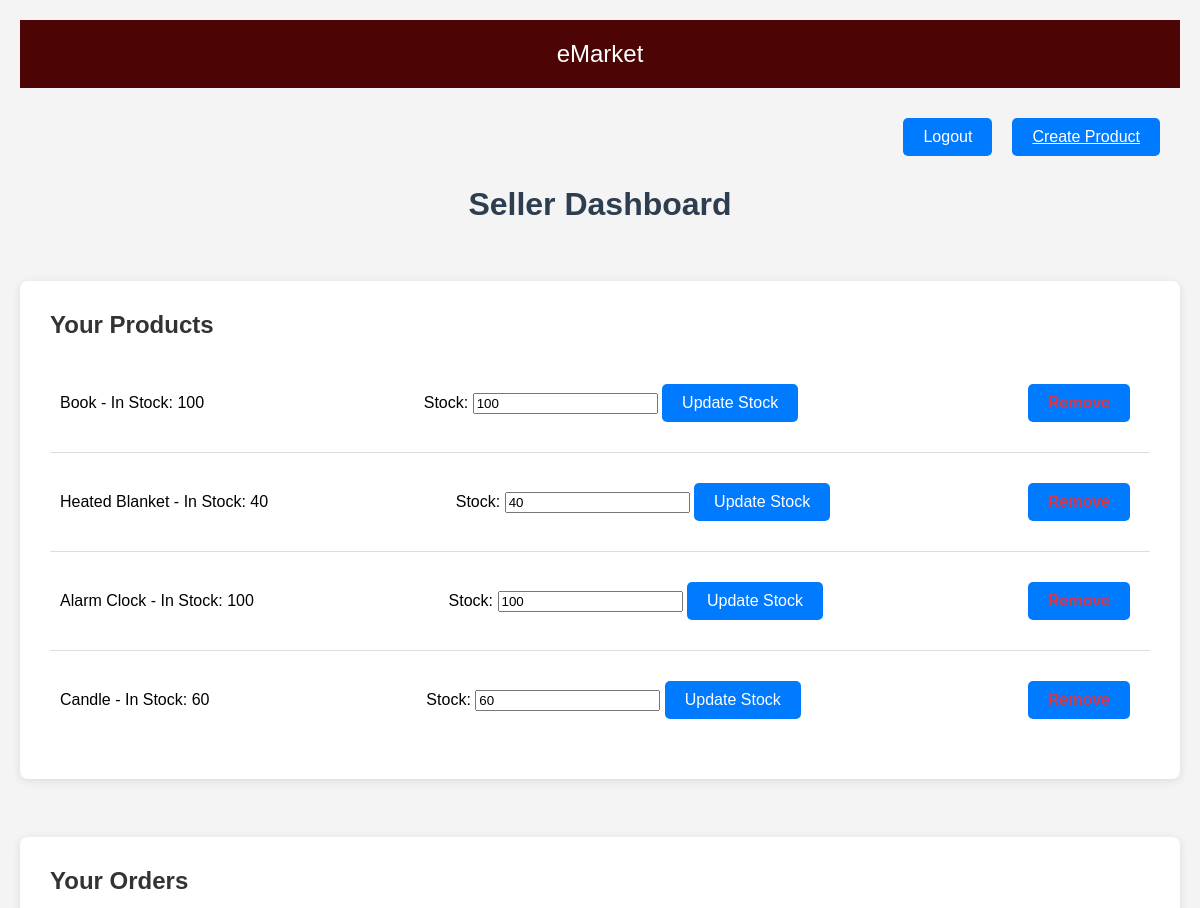
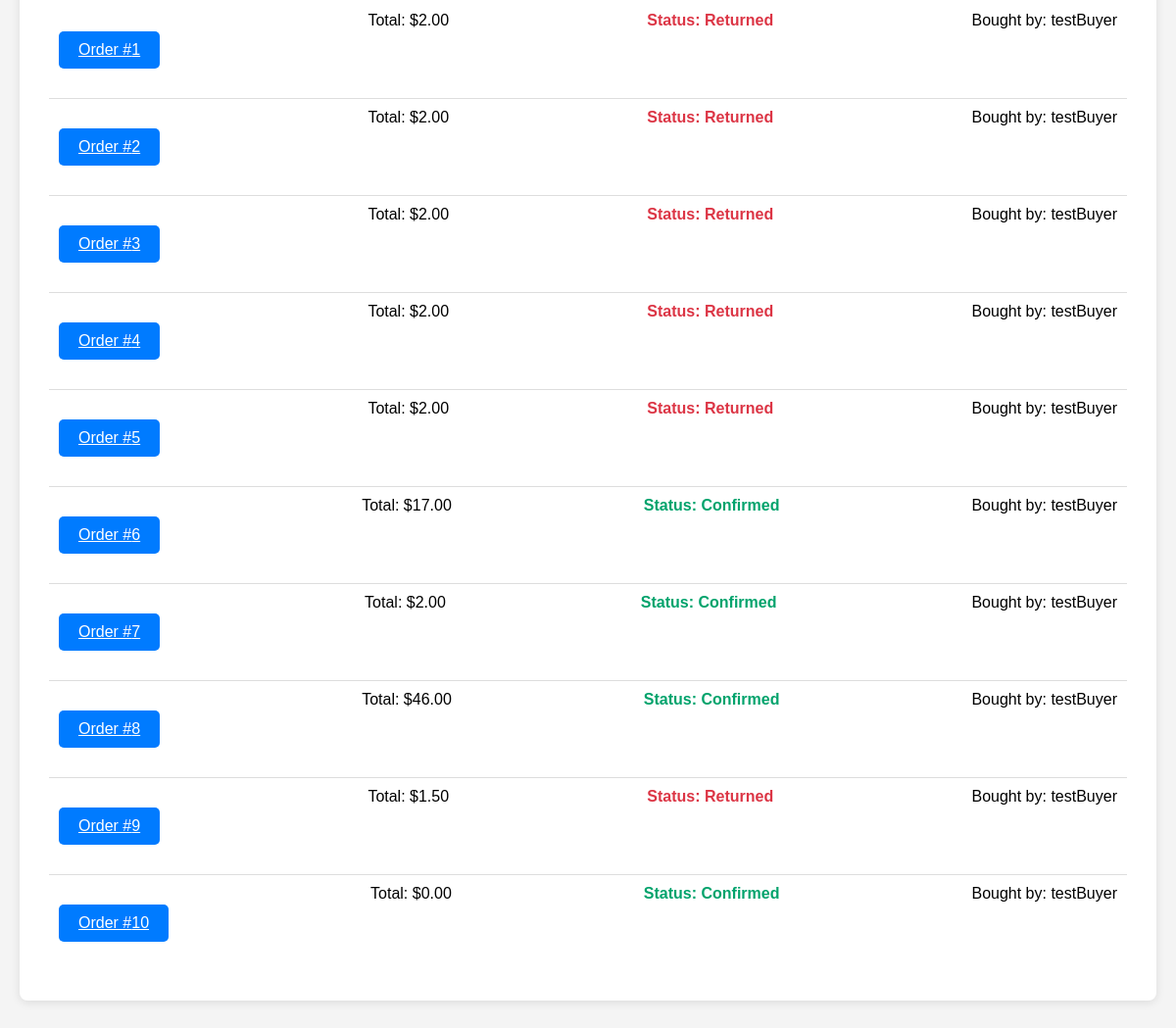
The page /seller_dashboard/ (signed in) on the database as committed earlier (2 pictures, top to bottom).
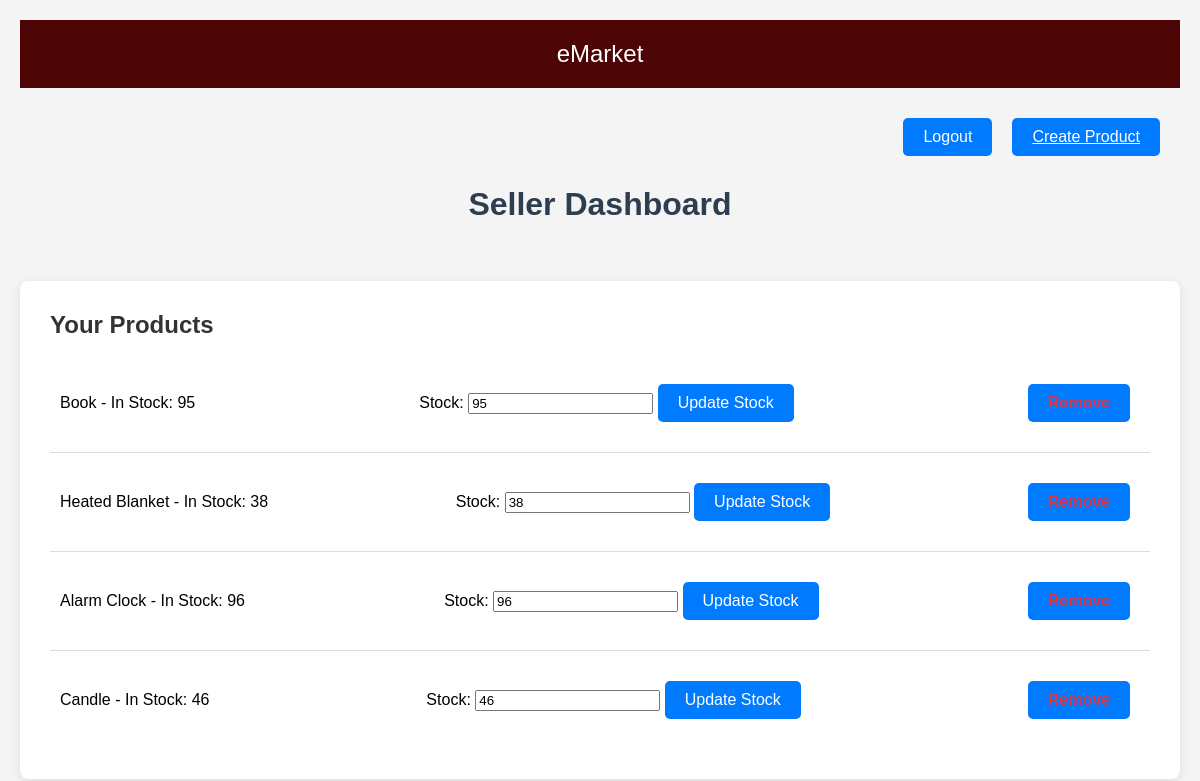
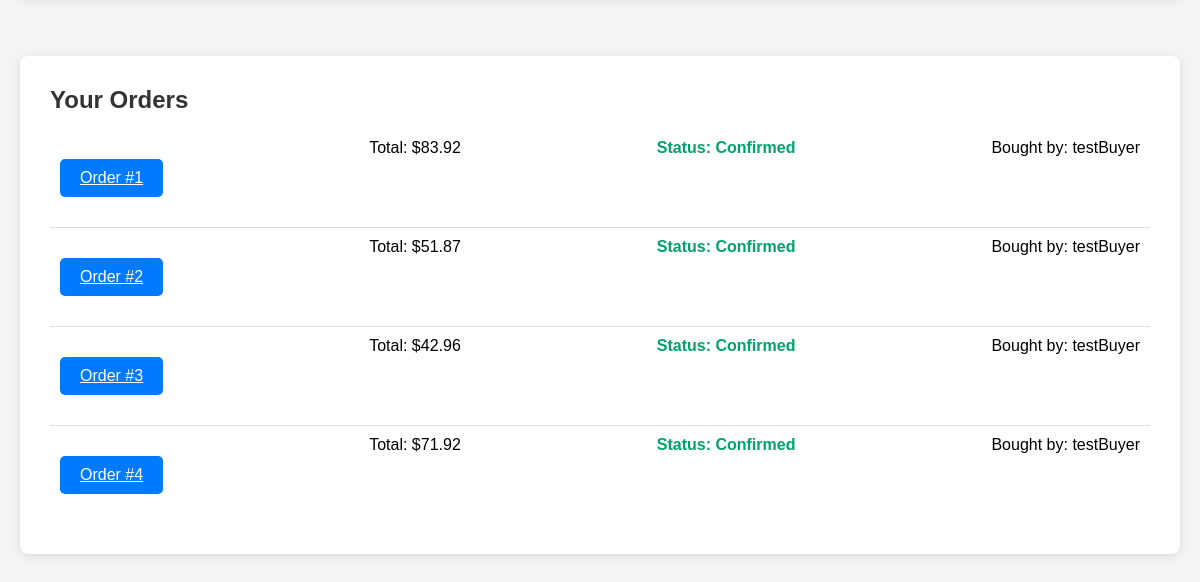
The same page on the database as committed later (2 pictures, top to bottom).
### app/models.py (models this page shows, shortened)
class Product(models.Model):
    name = models.CharField(max_length=100)
    price = models.DecimalField(decimal_places=2, max_digits=10,default=0, validators=[MinValueValidator(0, message='Please enter a valid price.')],) # type: ignore
    description = models.CharField(max_length=250, default="")
    stock = models.PositiveIntegerField(default=1)
    date_created = models.DateTimeField(null=True,auto_now_add=True)
    seller = models.ForeignKey(User, on_delete=models.CASCADE, null=True, limit_choices_to={'user_type': 'seller'}, related_name='products')
    image = models.ImageField(default="default.jpeg", upload_to="media/", blank=True)
    pending = models.BooleanField(default=True)

class Order(models.Model):
    user = models.ForeignKey(User, on_delete=models.CASCADE)
    user_order_id = models.PositiveIntegerField(default=1)
    cart = models.OneToOneField(Cart, on_delete=models.SET_NULL, null=True)
    cart_products = models.JSONField(null=True)
    quantity = models.PositiveIntegerField(default=1)
    total = models.DecimalField(max_digits=10, decimal_places=2, default=0) # type: ignore
    status = models.CharField(max_length = 50, default='Pending')
    date_created = models.DateTimeField(null=True,auto_now_add=True)

class User(AbstractUser):
    USER_TYPE_CHOICES = (
        ('admin', 'Admin'),
        ('buyer', 'Buyer'),
        ('seller', 'Seller'),
    )
    user_type = models.CharField(max_length=10, choices=USER_TYPE_CHOICES)
    pending = models.BooleanField(default=True)

### app/views.py (the view)
# urls.py: path('seller_dashboard/', views.seller_dashboard, name='seller_dashboard'),
@login_required
def seller_dashboard(request):
    products = Product.objects.filter(seller=request.user).distinct()
    orders = []
    all_orders = Order.objects.all()
    for order in all_orders:
      for product_info in order.cart_products.values():
        if product_info.get("seller") == request.user.username:
          orders.append(order)
          break
    return render(request, 'app/seller_dashboard.html', {'products': products, 'orders': orders})

### app/templates/app/seller_dashboard.html (shortened to what this page needs)
<!DOCTYPE html>
<html lang="en">
<head>
    {% load static %}
    <link rel="stylesheet" href="{% static 'app/seller_dashboard.css' %}">
</head>
<body>
    <header>
        <div class="project-name">eMarket</div>
    </header>
    <nav class="navbar">
        <form method="POST" action="{% url 'logout' %}">
            <button type="submit" class="button">Logout</button>
        </form>
        <a href="{% url 'create_product' %}" class="button">Create Product</a>
    </nav>
    <h1>Seller Dashboard</h1>
    <ul class="container">
        <h2>Your Products</h2>
        {% for product in products %}
            <li class="product-info">
                {{ product.name }} - In Stock: {{ product.stock }}
                <form method="POST" action="{% url 'update_stock' product.id %}">
                    <label for="stock">Stock:</label>
                    <input type="number" name="stock" value="{{ product.stock }}" min="0">
                    <button type="submit" class="button">Update Stock</button>
                </form>
                <a href="{% url 'remove_product' product.id %}" class="button" style="color:4d0404">Remove</a>
            </li>
        {% endfor %}
    </ul>
    <ul class="container">
        <h2>Your Orders</h2>
        {% for order in orders %}
            <li class="order-info">
                <a href="{% url 'order_detail' order.id %}" class="button"> Order #{{ order.user_order_id }}</a>
                    Total: ${{ order.total }} <span class="order-status {{ order.status }}">Status: {{ order.status }}</span> Bought by: {{ order.user }}
            </li>
        {% endfor %}
    </ul>
</body>
</html>

Rows that differ between the two databases and show on the page:
removed Order: user_order_id "1", total "2.00", status "Returned", user "testBuyer"
removed Order: user_order_id "2", total "2.00", status "Returned", user "testBuyer"
removed Order: user_order_id "3", total "2.00", status "Returned", user "testBuyer"
removed Order: user_order_id "4", total "2.00", status "Returned", user "testBuyer"
removed Order: user_order_id "5", total "2.00", status "Returned", user "testBuyer"
removed Order: user_order_id "6", total "17.00", status "Confirmed", user "testBuyer"
removed Order: user_order_id "7", total "2.00", status "Confirmed", user "testBuyer"
removed Order: user_order_id "8", total "46.00", status "Confirmed", user "testBuyer"
removed Order: user_order_id "9", total "1.50", status "Returned", user "testBuyer"
removed Order: user_order_id "10", total "0.00", status "Confirmed", user "testBuyer"
changed Product "Book": stock "100" → "95"
changed Product "Heated Blanket": stock "40" → "38"
changed Product "Alarm Clock": stock "100" → "96"
changed Product "Candle": stock "60" → "46"
added Order: user_order_id "1", total "83.92", status "Confirmed", user "testBuyer"
added Order: user_order_id "2", total "51.87", status "Confirmed", user "testBuyer"
added Order: user_order_id "3", total "42.96", status "Confirmed", user "testBuyer"
added Order: user_order_id "4", total "71.92", status "Confirmed", user "testBuyer"
